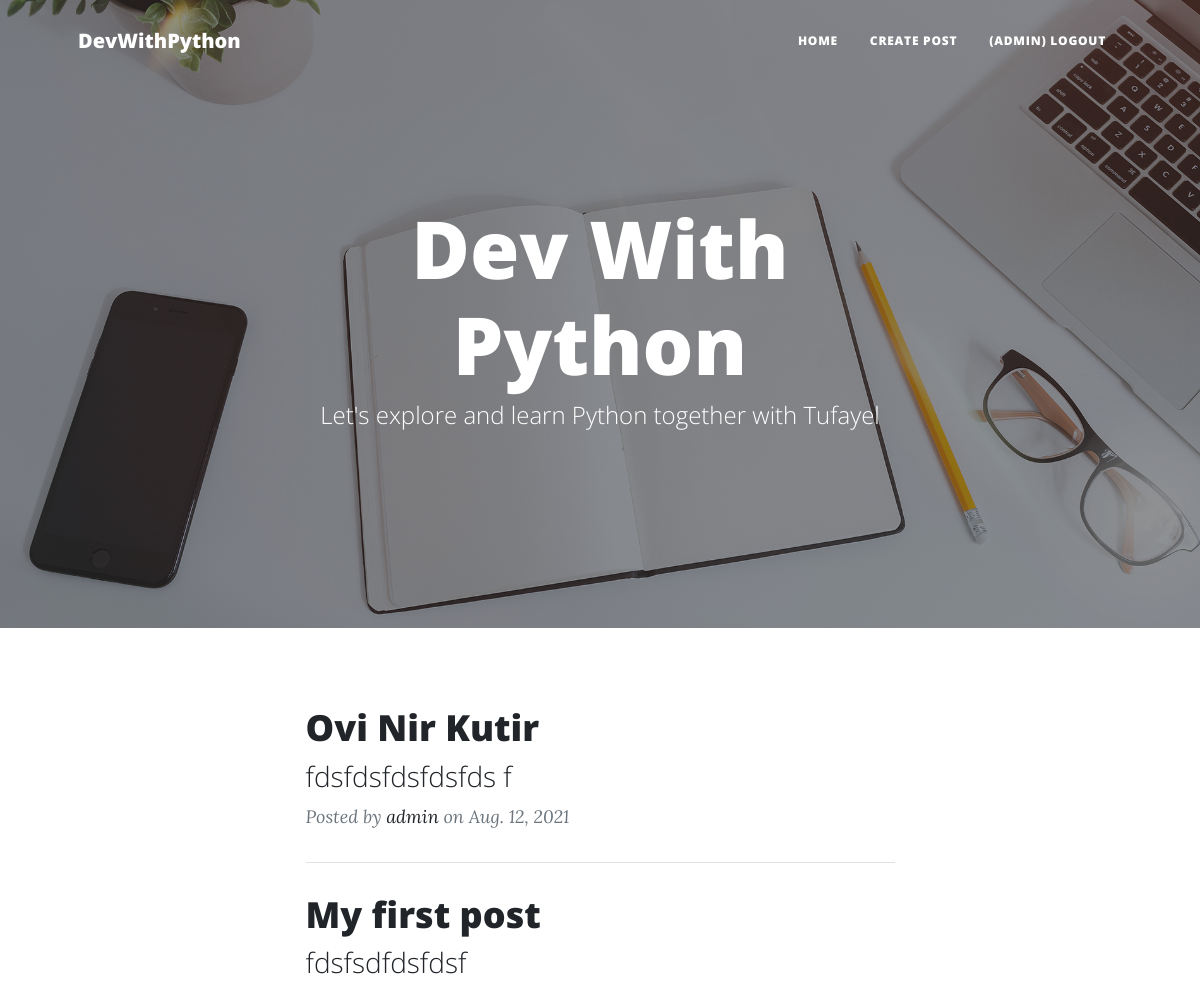
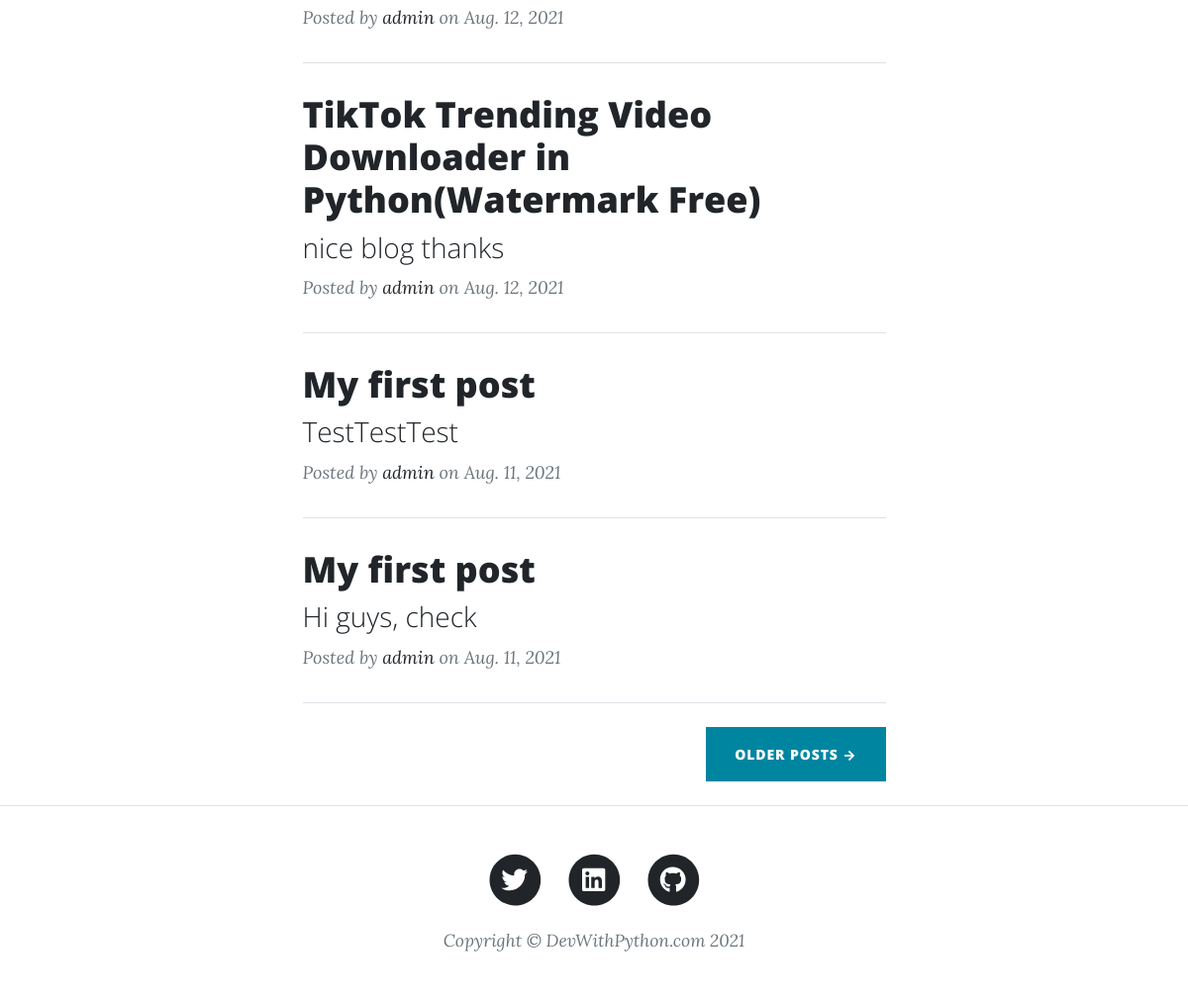
The app's page / (signed in) with its own data (2 pictures, top to bottom).
### home/models.py (models this page shows, shortened)
class BlogPost(models.Model):
    blog_slug = models.CharField(max_length=100, default='')
    blog_title = models.CharField(max_length=100)
    blog_text = models.TextField(max_length=10000)
    blog_owner = models.CharField(max_length=15)
    post_time = models.DateField(default=django.utils.timezone.now)

### home/views.py (the view)
# urls.py: path('', views.index, name='home'),
def index(request):
    all_posts = BlogPost.objects.all()[::-1][:5]
    context = {
        'posts': all_posts
    }
    return render(request, 'index.html', context)

### templates/index.html (shortened to what this page needs)
<!DOCTYPE html>
<html lang="en">
<head>
  <link href="/static/css/styles.css" rel="stylesheet" />
</head>
<body>
  <nav class="navbar navbar-expand-lg navbar-light" id="mainNav">
    <div class="container px-4 px-lg-5">
      <a class="navbar-brand" href="/">DevWithPython</a>
      <div class="collapse navbar-collapse" id="navbarResponsive">
        <ul class="navbar-nav ms-auto py-4 py-lg-0">
          <li class="nav-item">
            <a class="nav-link px-lg-3 py-3 py-lg-4" href="/">Home</a>
          </li>
          {% if request.user.is_anonymous %}
          <li class="nav-item">
            <a class="nav-link px-lg-3 py-3 py-lg-4" href="/login">Login</a>
          </li>
          <li class="nav-item">
            <a class="nav-link px-lg-3 py-3 py-lg-4" href="/signup">Create An Account</a>
          </li>
          {% else %}
          <li class="nav-item">
            <a class="nav-link px-lg-3 py-3 py-lg-4" href="/createPost">Create Post</a>
          </li>
          <li class="nav-item">
            <a class="nav-link px-lg-3 py-3 py-lg-4" href="/logout">({{ request.user.get_username }}) Logout</a>
          </li>
          {% endif %}
        </ul>
      </div>
    </div>
  </nav>
  <header class="masthead" style="background-image: url('/static/assets/img/home-bg.jpg')">
    <div class="container position-relative px-4 px-lg-5">
      <div class="row gx-4 gx-lg-5 justify-content-center">
        <div class="col-md-10 col-lg-8 col-xl-7">
          <div class="site-heading">
            <h1>Dev With Python</h1>
            <span class="subheading">Let's explore and learn Python together with Tufayel</span>
          </div>
        </div>
      </div>
    </div>
  </header>
  <div class="container px-4 px-lg-5">
    <div class="row gx-4 gx-lg-5 justify-content-center">
      <div class="col-md-10 col-lg-8 col-xl-7">
        {% for post in posts %}
        <div class="post-preview">
          <a href="/{{ post.blog_slug }}">
            <h2 class="post-title">{{ post.blog_title }}</h2>
            <h3 class="post-subtitle">
              {% autoescape on %}
              {{ post.blog_text|truncatechars:50|striptags }}
              {% endautoescape %}
            </h3>
          </a>
          <p class="post-meta">
            Posted by
            <a href="#!">{{ post.blog_owner }}</a>
            on {{ post.post_time }}
          </p>
        </div>
        <hr class="my-4" />
        {% empty %}
        <p>No more blog post is published yet. Keep checking to see posts as soon as they are published</p>
        {% endfor %}
        <div class="d-flex justify-content-end mb-4">
          {% if next_archive_id is None %}
          <a class="btn btn-primary text-uppercase" href="/archive/1">Older Posts →</a>
          {% else %}
          <a class="btn btn-primary text-uppercase" href="/archive/{{ next_archive_id }}">Older Posts →</a>
          {% endif %}
        </div>
      </div>
    </div>
  </div>
  <footer class="border-top">
    <div class="container px-4 px-lg-5">
      <div class="row gx-4 gx-lg-5 justify-content-center">
        <div class="col-md-10 col-lg-8 col-xl-7">
          <ul class="list-inline text-center">
            <li class="list-inline-item">
              <a href="https://twitter.com/cse_tufayel">
                <span class="fa-stack fa-lg">
                  <i class="fas fa-circle fa-stack-2x"></i>
                  <i class="fab fa-twitter fa-stack-1x fa-inverse"></i>
                </span>
              </a>
            </li>
            <li class="list-inline-item">
              <a href="https://www.linkedin.com/in/tufayel-ahmed-cse/">
                <span class="fa-stack fa-lg">
                  <i class="fas fa-circle fa-stack-2x"></i>
                  <i class="fab fa-linkedin fa-stack-1x fa-inverse"></i>
                </span>
              </a>
            </li>
            <li class="list-inline-item">
              <a href="https://github.com/TufayelLUS">
                <span class="fa-stack fa-lg">
                  <i class="fas fa-circle fa-stack-2x"></i>
                  <i class="fab fa-github fa-stack-1x fa-inverse"></i>
                </span>
              </a>
            </li>
          </ul>
          <div class="small text-center text-muted fst-italic">
            Copyright &copy; DevWithPython.com {% now "Y" %}
          </div>
        </div>
      </div>
    </div>
  </footer>
</body>
</html>

### records on screen
BlogPost: blog_title "Ovi Nir Kutir", blog_text "fdsfdsfdsfdsfds f", blog_owner "admin", post_time "Aug. 12, 2021"
BlogPost: blog_title "My first post", blog_text "fdsfsdfdsfdsf", blog_owner "admin", post_time "Aug. 12, 2021"
BlogPost: blog_title "TikTok Trending Video Downloader in Python(Watermark Free)", blog_text "nice blog thanks", blog_owner "admin", post_time "Aug. 12, 2021"
BlogPost: blog_title "My first post", blog_text "TestTestTest", blog_owner "admin", post_time "Aug. 11, 2021"
BlogPost: blog_title "My first post", blog_text "Hi guys, check", blog_owner "admin", post_time "Aug. 11, 2021"

### other values on screen
{{ request.user.get_username }} "ADMIN"
